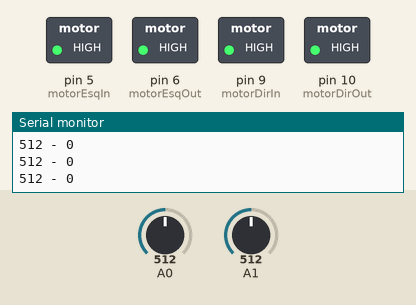
Simulated run of this sketch. Board: Arduino Uno, built with avr-gcc and run on an emulated ATmega328P. On the bench: switched loads named in the sketch (green lamp = pin HIGH), the last lines printed to the serial monitor. Inputs (shaded band) come from the test bench; at power-on: A1 = 512, A0 = 512.

Above: at 1.2 s.
1.3 s: A1 set to 531
2.8 s: A1 set to 551
At 4.0 s:
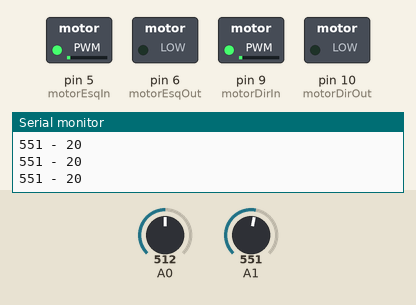
4.3 s: A1 set to 530
At 5.5 s:
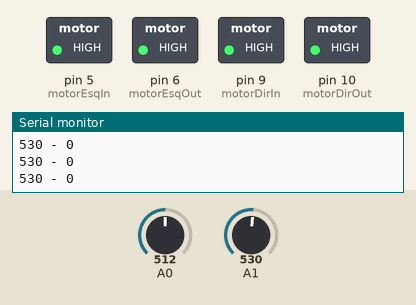
5.8 s: A1 set to 509
At 7.0 s:
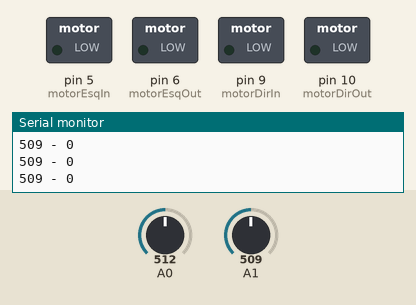
7.3 s: A1 set to 306
At 8.4 s:
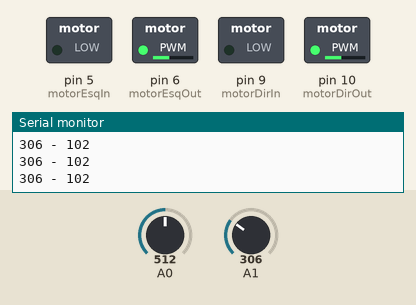
8.8 s: A1 set to 122
At 9.9 s:
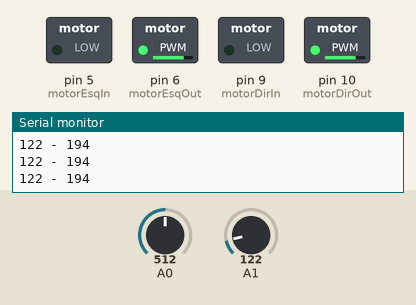
Timing chart, 0 to 11.3 s (numbered marks = the images above; inputs shaded):
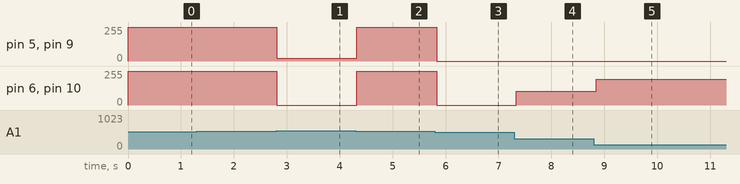

Measured:
- the behaviour switches between 540 and 541 on A1 (found by bisection; images 0 and 1)
- the behaviour switches between 510 and 509 on A1 (found by bisection; images 2 and 3)
- after the input at 2.8 s, pin 5 (motorEsqIn), pin 9 (motorDirIn): 255/255 → 20/255 at once; pin 6 (motorEsqOut), pin 10 (motorDirOut): 255/255 → 0/255 at once
- after the input at 4.3 s, pin 5 (motorEsqIn), pin 9 (motorDirIn): 20/255 → 255/255 at once; pin 6 (motorEsqOut), pin 10 (motorDirOut): 0/255 → 255/255 at once
- after the input at 5.8 s, pin 5 (motorEsqIn), pin 6 (motorEsqOut), pin 9 (motorDirIn), pin 10 (motorDirOut): 255/255 → 0/255 at once
- after the input at 7.3 s, pin 6 (motorEsqOut), pin 10 (motorDirOut): 0/255 → 102/255 at once
- after the input at 8.8 s, pin 6 (motorEsqOut), pin 10 (motorDirOut): 102/255 → 194/255 after 0.05 s

The sketch:

carro-chassi.ino
```cpp
#define motorEsqIn 5
#define motorEsqOut 6
#define motorDirIn 9
#define motorDirOut 10

int potEsqY = 0;
int potDirX = 0;
int velocidade = 0;

void setup() {
  // put your setup code here, to run once:
  pinMode(motorEsqIn,OUTPUT);
  pinMode(motorEsqOut,OUTPUT);
  pinMode(motorDirIn,OUTPUT);
  pinMode(motorDirOut,OUTPUT);

  Serial.begin(9600);

}

void loop() {
  // put your main code here, to run repeatedly:

  potEsqY = analogRead(A1);
  potDirX = analogRead(A0);

  if(potEsqY >= 510 && potEsqY <= 540)
  {
    velocidade = 0;
    freia();
  }else{
    if(potEsqY < 510){
      velocidade = map(potEsqY,510,0,0,255);
      paraFrente(velocidade);
    }else{
      velocidade = map(potEsqY,510,1023,0,255);
      paraTras(velocidade);
    }
  }
  Serial.println(String(potEsqY) + " - " + String(velocidade));
  delay(100);

}

void freia(){
  digitalWrite(motorEsqIn, HIGH);
  digitalWrite(motorEsqOut, HIGH);
  digitalWrite(motorDirIn, HIGH);
  digitalWrite(motorDirOut, HIGH);
}

void paraTras(int velocidade){
  analogWrite(motorEsqIn, velocidade);
  analogWrite(motorEsqOut, 0);
  analogWrite(motorDirIn, velocidade);
  analogWrite(motorDirOut, 0);
}

void paraFrente(int velocidade){
  analogWrite(motorEsqIn, 0);
  analogWrite(motorEsqOut, velocidade);
  analogWrite(motorDirIn, 0);
  analogWrite(motorDirOut, velocidade);
}
```
